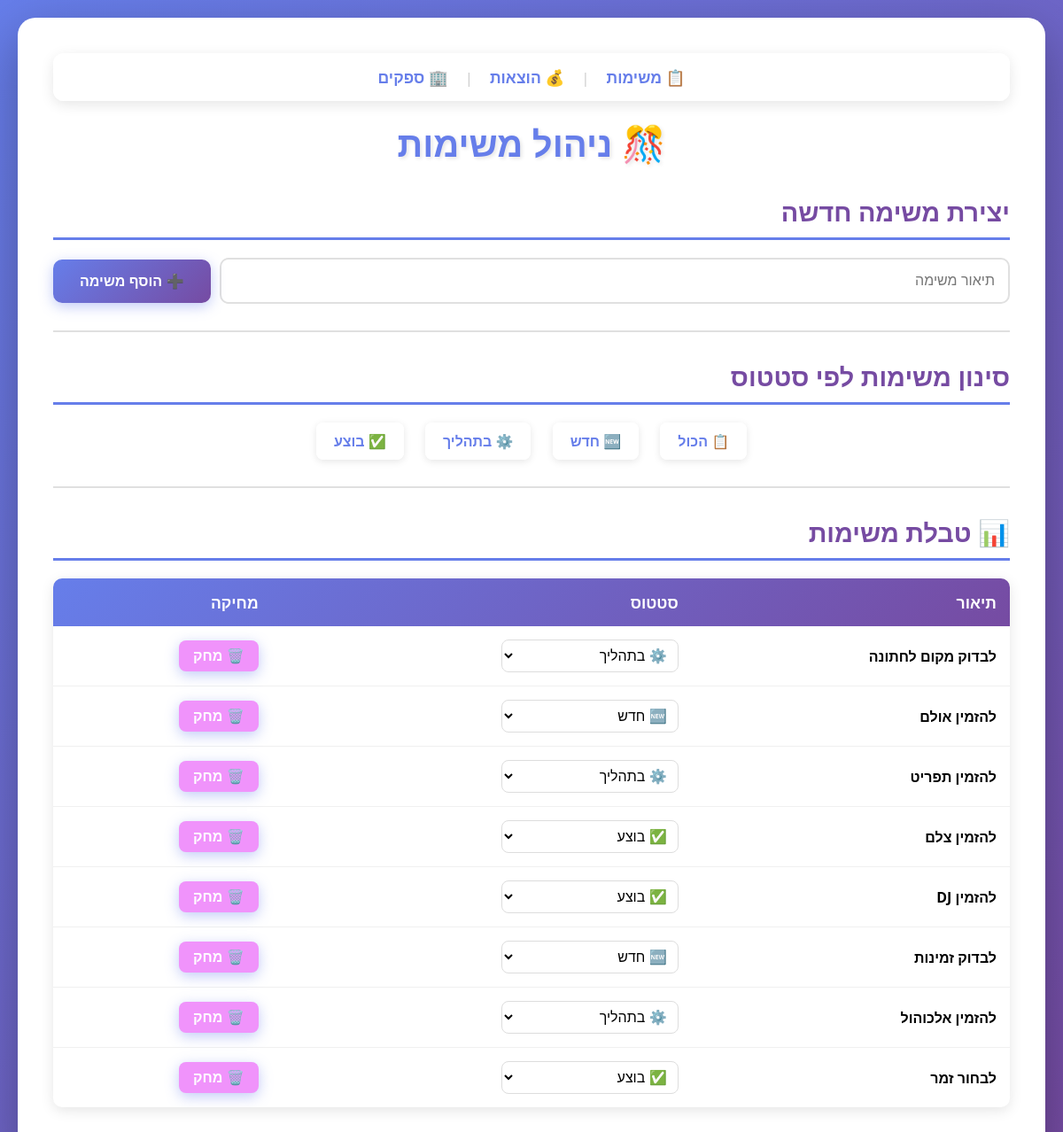
The page /tasks on the database its author committed.
### tables this page shows
CREATE TABLE tasks (
    id INTEGER PRIMARY KEY AUTOINCREMENT,
    title TEXT NOT NULL,
    status TEXT DEFAULT 'חדש'
, description TEXT);

### app.py (the view)
@app.route('/tasks')
def tasks():
    status_filter = request.args.get('status')
    conn = sqlite3.connect('database.db')
    conn.row_factory = sqlite3.Row
    c = conn.cursor()
    if status_filter:
        c.execute('SELECT * FROM tasks WHERE status = ?', (status_filter,))
    else:
        c.execute('SELECT * FROM tasks')
    tasks = c.fetchall()
    conn.close()
    return render_template('tasks.html', tasks=tasks)

### templates/tasks.html (shortened to what this page needs)
<!DOCTYPE html>
<html lang="he">
<head>
    <link rel="stylesheet" href="{{ url_for('static', filename='css/style.css') }}">
</head>
<body>
    <div class="container">
        <nav style="background: rgba(255,255,255,0.95); padding: 15px; border-radius: 12px; margin-bottom: 20px; text-align: center; box-shadow: 0 4px 15px rgba(0,0,0,0.1);">
            <a href="/tasks" style="margin: 0 15px; font-size: 1.1rem; text-decoration: none; color: #667eea; font-weight: bold; transition: all 0.3s;">📋 משימות</a>
            <span style="color: #ccc;">|</span>
            <a href="/budget" style="margin: 0 15px; font-size: 1.1rem; text-decoration: none; color: #667eea; transition: all 0.3s;">💰 הוצאות</a>
            <span style="color: #ccc;">|</span>
            <a href="/suppliers" style="margin: 0 15px; font-size: 1.1rem; text-decoration: none; color: #667eea; transition: all 0.3s;">🏢 ספקים</a>
        </nav>
        <h1>🎊 ניהול משימות</h1>
        <h2>יצירת משימה חדשה</h2>
        <form action="/tasks/create" method="post">
            <input type="text" name="description" placeholder="תיאור משימה" required>
            <button type="submit">➕ הוסף משימה</button>
        </form>
        <hr>
        <h2>סינון משימות לפי סטטוס</h2>
        <div style="text-align: center; margin: 20px 0;">
            <a href="/tasks" style="display: inline-block; margin: 0 10px; padding: 10px 20px; background: rgba(255,255,255,0.95); border-radius: 8px; text-decoration: none; color: #667eea; font-weight: bold; box-shadow: 0 2px 8px rgba(0,0,0,0.1);">📋 הכול</a>
            <a href="/tasks?status=חדש" style="display: inline-block; margin: 0 10px; padding: 10px 20px; background: rgba(255,255,255,0.95); border-radius: 8px; text-decoration: none; color: #667eea; font-weight: bold; box-shadow: 0 2px 8px rgba(0,0,0,0.1);">🆕 חדש</a>
            <a href="/tasks?status=בתהליך" style="display: inline-block; margin: 0 10px; padding: 10px 20px; background: rgba(255,255,255,0.95); border-radius: 8px; text-decoration: none; color: #667eea; font-weight: bold; box-shadow: 0 2px 8px rgba(0,0,0,0.1);">⚙️ בתהליך</a>
            <a href="/tasks?status=בוצע" style="display: inline-block; margin: 0 10px; padding: 10px 20px; background: rgba(255,255,255,0.95); border-radius: 8px; text-decoration: none; color: #667eea; font-weight: bold; box-shadow: 0 2px 8px rgba(0,0,0,0.1);">✅ בוצע</a>
        </div>
        <hr>
        <h2>📊 טבלת משימות</h2>
        {% if tasks %}
        <table>
            <thead>
                <tr>
                    <th>תיאור</th>
                    <th>סטטוס</th>
                    <th>מחיקה</th>
                </tr>
            </thead>
            <tbody>
                {% for task in tasks %}
                <tr>
                 <td><strong style="color: black !important;">{{ task.description }}</strong></td>
                    <td>
                        <form action="/tasks/status/{{ task.id }}" method="post" style="display: inline;">
                            <select name="new_status" onchange="this.form.submit()" style="padding: 8px; border-radius: 8px; border: 1px solid #ddd; background: white;">
                                <option value="חדש" {% if task.status == 'חדש' %}selected{% endif %}>🆕 חדש</option>
                                <option value="בתהליך" {% if task.status == 'בתהליך' %}selected{% endif %}>⚙️ בתהליך</option>
                                <option value="בוצע" {% if task.status == 'בוצע' %}selected{% endif %}>✅ בוצע</option>
                            </select>
                        </form>
                    </td>
                    <td>
                        <form action="/tasks/delete/{{ task.id }}" method="post" style="display: inline;">
                            <button type="submit" style="background: #f093fb; border: none; padding: 8px 16px; border-radius: 8px; cursor: pointer; font-size: 1rem; color: white;">🗑️ מחק</button>
                        </form>
                    </td>
                </tr>
                {% endfor %}
            </tbody>
        </table>
        {% else %}
        <div class="empty-message">
            <p>📭 אין משימות עדיין. הוסף משימה ראשונה!</p>
        </div>
        {% endif %}
    </div>
</body>
</html>

### static/css/style.css (style rules this page uses)
* { margin: 0; padding: 0; box-sizing: border-box; }
body { font-family: 'Segoe UI', Tahoma, Geneva, Verdana, sans-serif; background: linear-gradient(135deg, #667eea 0%, #764ba2 100%); min-height: 100vh; padding: 20px; direction: rtl; }
.container { max-width: 1200px; margin: 0 auto; background: white; padding: 40px; border-radius: 20px; box-shadow: 0 20px 60px rgba(0, 0, 0, 0.3); animation: fadeIn 0.5s ease-in; }
h1 { color: #667eea; text-align: center; margin-bottom: 30px; font-size: 2.5rem; text-shadow: 2px 2px 4px rgba(0, 0, 0, 0.1); }
h2 { color: #764ba2; margin: 30px 0 20px 0; padding-bottom: 10px; border-bottom: 3px solid #667eea; font-size: 1.8rem; }
hr { border: none; border-top: 2px solid #e0e0e0; margin: 30px 0; }
form { margin: 20px 0; display: flex; gap: 10px; flex-wrap: wrap; align-items: center; }
input[type="text"], input[type="number"], select { flex: 1; min-width: 200px; padding: 15px; border: 2px solid #e0e0e0; border-radius: 10px; font-size: 1rem; transition: all 0.3s; }
button { padding: 15px 30px; background: linear-gradient(135deg, #667eea 0%, #764ba2 100%); color: white; border: none; border-radius: 10px; font-size: 1rem; font-weight: bold; cursor: pointer; transition: all 0.3s; box-shadow: 0 4px 15px rgba(102, 126, 234, 0.4); }
table { width: 100%; border-collapse: collapse; margin: 20px 0; background: white; border-radius: 10px; overflow: hidden; box-shadow: 0 4px 15px rgba(0, 0, 0, 0.1); }
thead { background: linear-gradient(135deg, #667eea 0%, #764ba2 100%); color: white; }
th { padding: 15px; text-align: right; font-weight: bold; font-size: 1.1rem; }
td { padding: 15px; border-bottom: 1px solid #f0f0f0; text-align: right; color: #333 !important; vertical-align: middle; }
td strong { color: #333 !important; font-size: 1rem; }
tr:last-child td { border-bottom: none; }
a { color: #667eea; text-decoration: none; font-weight: bold; transition: all 0.3s; }

### rows shown on the page
tasks: description "לבדוק מקום לחתונה", new_status "⚙️ בתהליך"
tasks: description "להזמין אולם", new_status "🆕 חדש"
tasks: description "להזמין תפריט", new_status "⚙️ בתהליך"
tasks: description "להזמין צלם", new_status "✅ בוצע"
tasks: description "להזמין DJ", new_status "✅ בוצע"
tasks: description "לבדוק זמינות", new_status "🆕 חדש"
tasks: description "להזמין אלכוהול", new_status "⚙️ בתהליך"
tasks: description "לבחור זמר", new_status "✅ בוצע"
